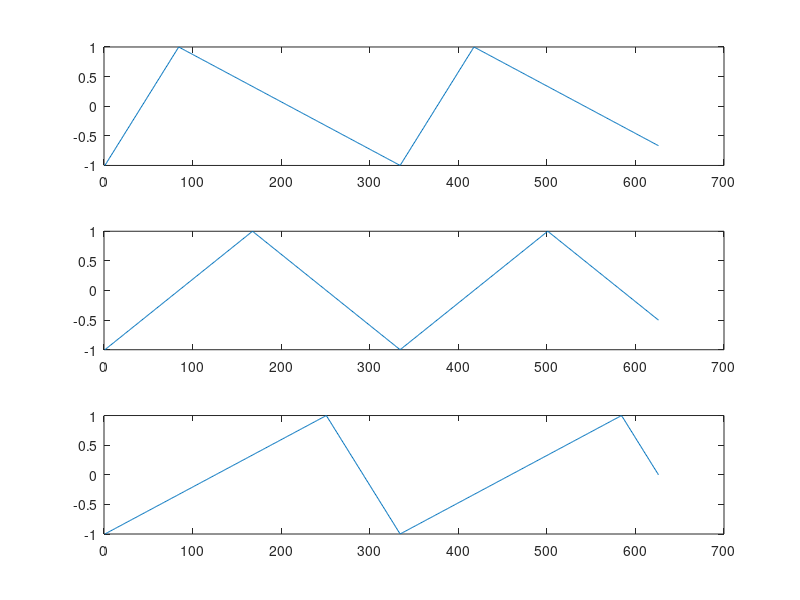

Write the MATLAB code that produced this figure.
clc;
clear all;
close all;

f=30;
T = 0:.0001:.0625;
t=2*pi*f*T;

x=sawtooth(t,0.25);
y=sawtooth(t,0.50);
z=sawtooth(t,0.75);

subplot(3,1,1), plot(x);
subplot(3,1,2), plot(y);
subplot(3,1,3), plot(z);

